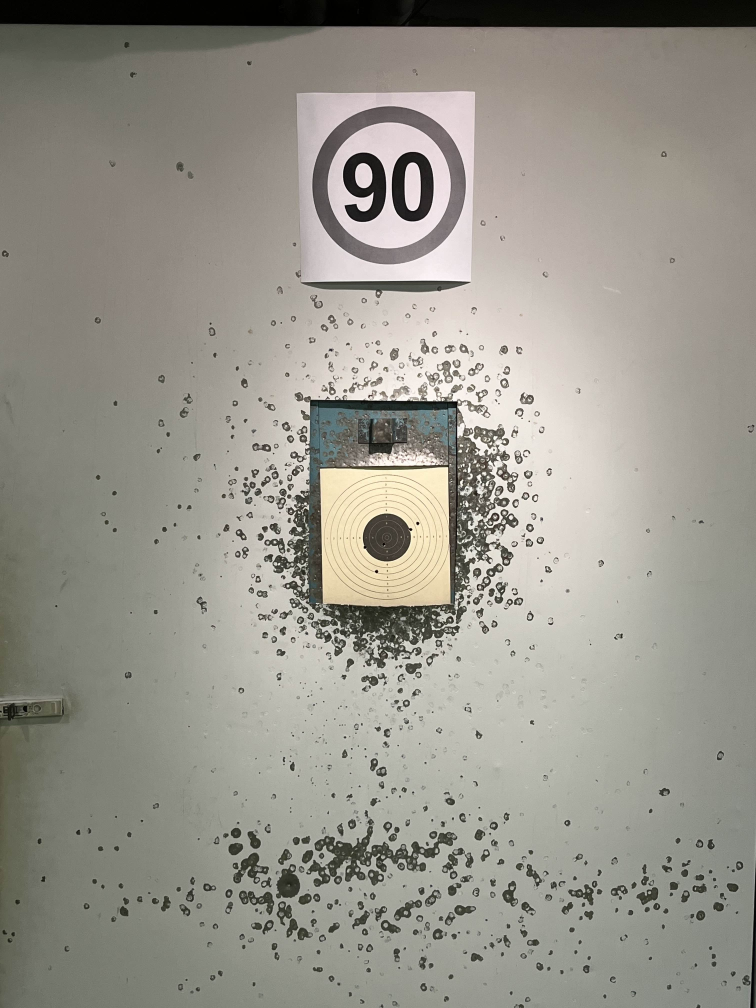
#> input picture images/targets/target_1.jpg, 3024 x 4032 px (shown at 1/4 size); its folder holds only this picture in this run
$ python -i main.py   (imports and definitions only)
#> lines starting #> are read from the running program, lines starting #| are printed output that depends on the picture; after the words box and inside, x2 and y2 are one past the last pixel; in counts of white or black regions, pixels touching at a corner belong together
#> further down, picture is the input picture: shape (4032, 3024, 3); mean B, G, R 139.5, 148.8, 151.3
### utils/imageEffects.py
import cv2


# [15 lines left out: function convertToGrayScale, not called in this run]


def blurImage(image):
    """
    Applies Gaussian blur to an image

    Parameters:
    -----------
    image : numpy.ndarray
        The openned image

    Returns:
    --------
    numpy.ndarray
        The image with applied Gaussian blur
    """
    return cv2.GaussianBlur(image, (5, 5), 1)


def medianBlurImage(image):
    """
    Applies median blur to an image

    Parameters:
    -----------
    image : numpy.ndarray
        The openned image

    Returns:
    --------
    numpy.ndarray
        The image with applied Gaussian blur
    """
    return cv2.medianBlur(image,5)

### main.py
from scipy.ndimage import rotate
from colorama import Fore
import cv2
import numpy as np
from utils.imageOperations import readImage, resizeImage
from utils.imageEffects import blurImage, medianBlurImage, convertToGrayScale
from utils.constants import TARGET_MARGIN, MANUAL_SELECTION, DEV_MODE


# [10 lines left out: function showImage, not called in this run]


def showImagesGrid(images, window_title="Image Grid", grid_shape=None, cell_size=(200, 200), bg_color=(255, 255, 255)):
    """
    Displays multiple images in a grid layout on a single canvas, preserving their aspect ratio.

    :param images: List of images to display
    :param window_title: Title of the window displaying the canvas
    :param grid_shape: Tuple (rows, cols) specifying the grid layout. If None, the layout is automatically calculated.
    :param cell_size: Tuple (width, height) specifying the size of each image cell
    :param bg_color: Tuple (B, G, R) specifying the background color of the canvas
    """
    num_images = len(images)

    # Automatically determine grid shape if not provided
    if grid_shape is None:
        cols = int(np.ceil(np.sqrt(num_images)))
        rows = int(np.ceil(num_images / cols))
    else:
        rows, cols = grid_shape

    # Determine canvas size
    canvas_height = rows * cell_size[1]
    canvas_width = cols * cell_size[0]
    canvas = np.zeros((canvas_height, canvas_width, 3), dtype=np.uint8)
    canvas[:] = bg_color  # Fill the background

    # Place each image in the grid
    for idx, img in enumerate(images):
        row, col = divmod(idx, cols)
        x_start, y_start = col * cell_size[0], row * cell_size[1]
        x_end, y_end = x_start + cell_size[0], y_start + cell_size[1]

        # Ensure the image has 3 channels (convert grayscale to BGR if needed)
        if len(img.shape) == 2:  # Grayscale image
            img = cv2.cvtColor(img, cv2.COLOR_GRAY2BGR)

        # Calculate the aspect ratio
        h, w = img.shape[:2]
        aspect_ratio = w / h

        # Resize the image while preserving its aspect ratio
        if aspect_ratio > 1:  # Wider than tall
            new_w = cell_size[0]
            new_h = int(cell_size[0] / aspect_ratio)
        else:  # Taller than wide
            new_h = cell_size[1]
            new_w = int(cell_size[1] * aspect_ratio)

        resized_img = cv2.resize(img, (new_w, new_h), interpolation=cv2.INTER_AREA)

        # Center the resized image within the cell
        x_offset = x_start + (cell_size[0] - new_w) // 2
        y_offset = y_start + (cell_size[1] - new_h) // 2
        canvas[y_offset:y_offset + new_h, x_offset:x_offset + new_w] = resized_img

    # Display the canvas
    cv2.imshow(window_title, canvas)
    cv2.waitKey(0)
    cv2.destroyAllWindows()


def target_roi_mask_corner_detection(image, images):
    print("ROI_MASK")
    lower_color = np.array([20, 20, 150])
    upper_color = np.array([35, 100, 255])

    hsv = cv2.cvtColor(image, cv2.COLOR_BGR2HSV)
    images.append(hsv)
    mask = cv2.inRange(hsv, lower_color, upper_color)
    images.append(mask)
    mask = medianBlurImage(mask)
    mask = blurImage(mask)
    mask = cv2.blur(mask,(5,5))

    contours, _ = cv2.findContours(mask, cv2.RETR_EXTERNAL, cv2.CHAIN_APPROX_SIMPLE)
    largest_contour = max(contours, key=cv2.contourArea)
    epsilon = 0.02 * cv2.arcLength(largest_contour, True)
    approx = cv2.approxPolyDP(largest_contour, epsilon, True)

    if len(approx) == 4:
        # 6. If the approximation is a quadrilateral, use it as the paper corners
        for point in approx:
            x, y = point.ravel()
            if (DEV_MODE):
                cv2.circle(image, (x, y), 10, (0, 255, 0), -1)

        corners = approx.reshape(4, 2)
        return image, corners, True, images

    return False, [], False, images

# [55 lines left out: function target_roi_binary_corner_detection, not called in this run]


def find_paper_corners(image):
    images = []

    hsv = cv2.cvtColor(image, cv2.COLOR_BGR2HSV)
#> hsv: shape (4032, 3024, 3); mean H, S, V 32.2, 25.9, 152.1
    lower_color = np.array([20, 20, 150])
    upper_color = np.array([35, 100, 255])

    mask = cv2.inRange(hsv, lower_color, upper_color)
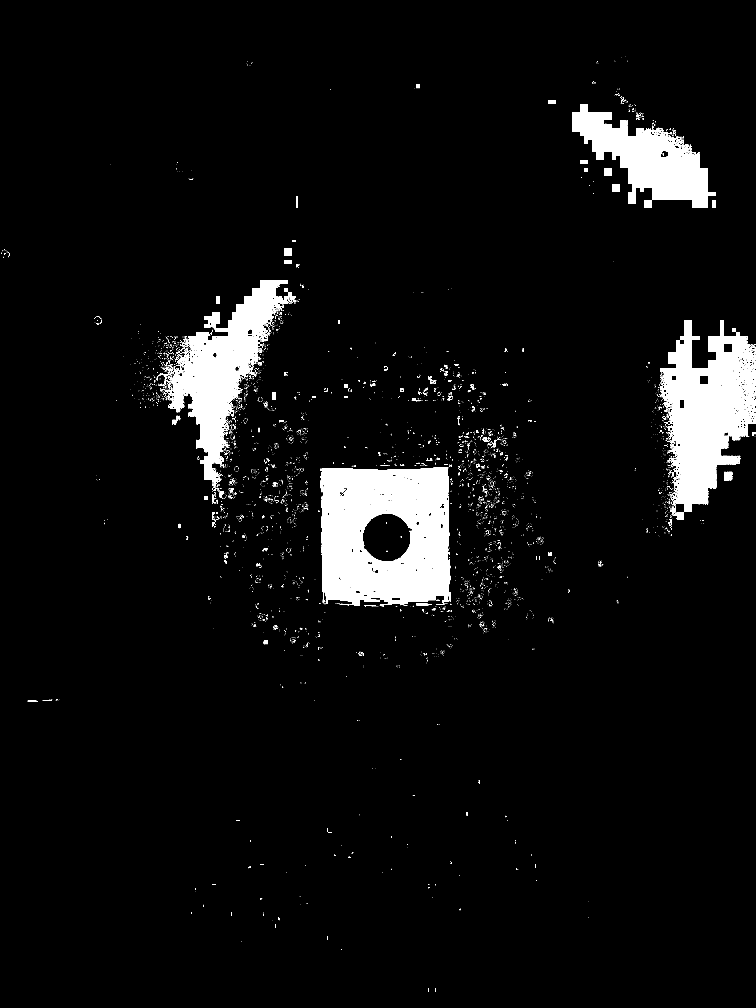
#> mask: shape (4032, 3024) (shown at 1/4 size); 5.4% white; 5449 white regions (5110 under 20 px)

    contours, _ = cv2.findContours(mask, cv2.RETR_EXTERNAL, cv2.CHAIN_APPROX_SIMPLE)
#> contours = 5414 contours, 5237 with area under 20; largest, box (x1, y1, x2, y2) and area: (1280, 1869, 1801, 2426) 266415, (2640, 1280, 3024, 2048) 173607, (676, 1120, 1157, 1931) 131812, (2289, 416, 2864, 832) 103118, (2896, 1887, 2929, 1922) 968
    if not contours:
        print("Terč nebol detegovaný!")
        return

    largest_contour = max(contours, key=cv2.contourArea)
#> largest_contour = contour of 941 points, box (x1, y1, x2, y2) (1280, 1869, 1801, 2426), area 266415
    x, y, w, h = cv2.boundingRect(largest_contour)
#> x = 1280; y = 1869; w = 521; h = 557
    target_roi = image[y-TARGET_MARGIN:y+h+TARGET_MARGIN, x-TARGET_MARGIN:x+w+TARGET_MARGIN]
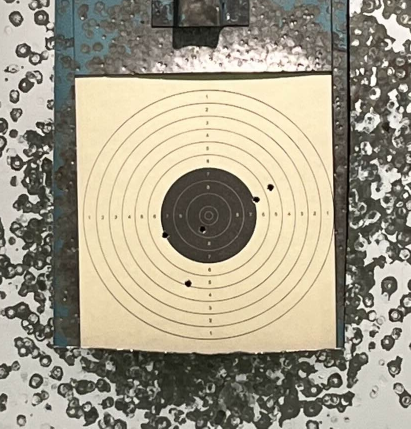
#> target_roi: shape (857, 821, 3) (shown at 1/2 size); mean B, G, R 137.2, 156.1, 162.7

    image, corners, foundCorners, images = target_roi_mask_corner_detection(target_roi, images)
#> in medianBlurImage, `return cv2.medianBlur(image,5)`:
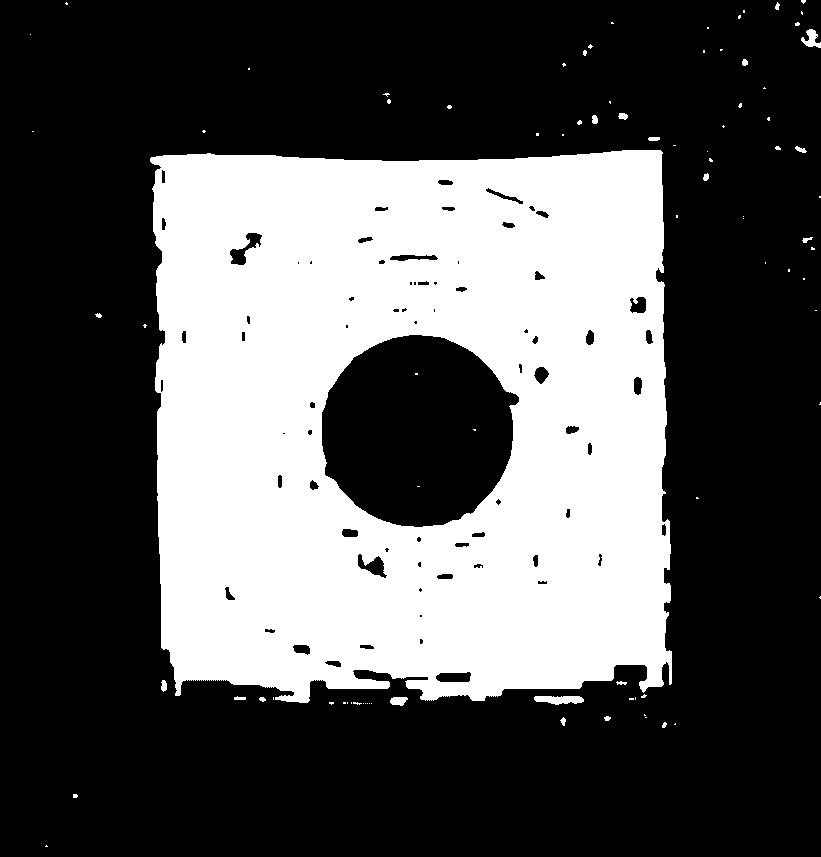
#> returned value: shape (857, 821); 33.7% white; 87 white regions (67 under 20 px)
#> in target_roi_mask_corner_detection, `mask = cv2.blur(mask,(5,5))`:
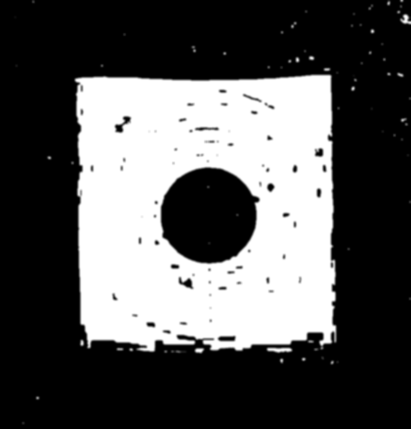
#> mask: shape (857, 821) (shown at 1/2 size); min 0, max 255, mean 85.8
#> in target_roi_mask_corner_detection, `contours, _ = cv2.findContours(mask, cv2.RETR_EXTERNAL, cv2.CHAIN_APPR..`: contours = 56 contours; largest, box (x1, y1, x2, y2) and area: (146, 146, 676, 710) 279236, (791, 0, 821, 52) 752, (339, 698, 376, 709) 300, (798, 233, 819, 254) 276, (579, 40, 597, 60) 208
#> in target_roi_mask_corner_detection, `largest_contour = max(contours, key=cv2.contourArea)`: largest_contour = contour of 441 points, box (x1, y1, x2, y2) (146, 146, 676, 710), area 279236
#> in target_roi_mask_corner_detection, `epsilon = 0.02 * cv2.arcLength(largest_contour, True)`: epsilon = 51.96
#> in target_roi_mask_corner_detection, `approx = cv2.approxPolyDP(largest_contour, epsilon, True)`: approx = [[662, 146], [146, 156], [160, 694], [675, 685]]
#> the loop in target_roi_mask_corner_detection, `for point in approx:` made 4 passes
#> corners = [[662, 146], [146, 156], [160, 694], [675, 685]]; foundCorners = True; images = 2 items
    if foundCorners == False:
        image, corners, foundCorners, images = target_roi_binary_corner_detection(target_roi, images)

    images.append(image)
    showImagesGrid(images, grid_shape=(3, 3), cell_size=(600, 600))
#> in showImagesGrid, `num_images = len(images)`: num_images = 3
#> the loop in showImagesGrid, `for idx, img in enumerate(images):` made 3 passes
#> (x_start, x_end, x_offset) on passes 1 to 3: (0, 600, 13), (600, 1200, 613), (1200, 1800, 1213)
#> after the loop in showImagesGrid, `for idx, img in enumerate(images):`:
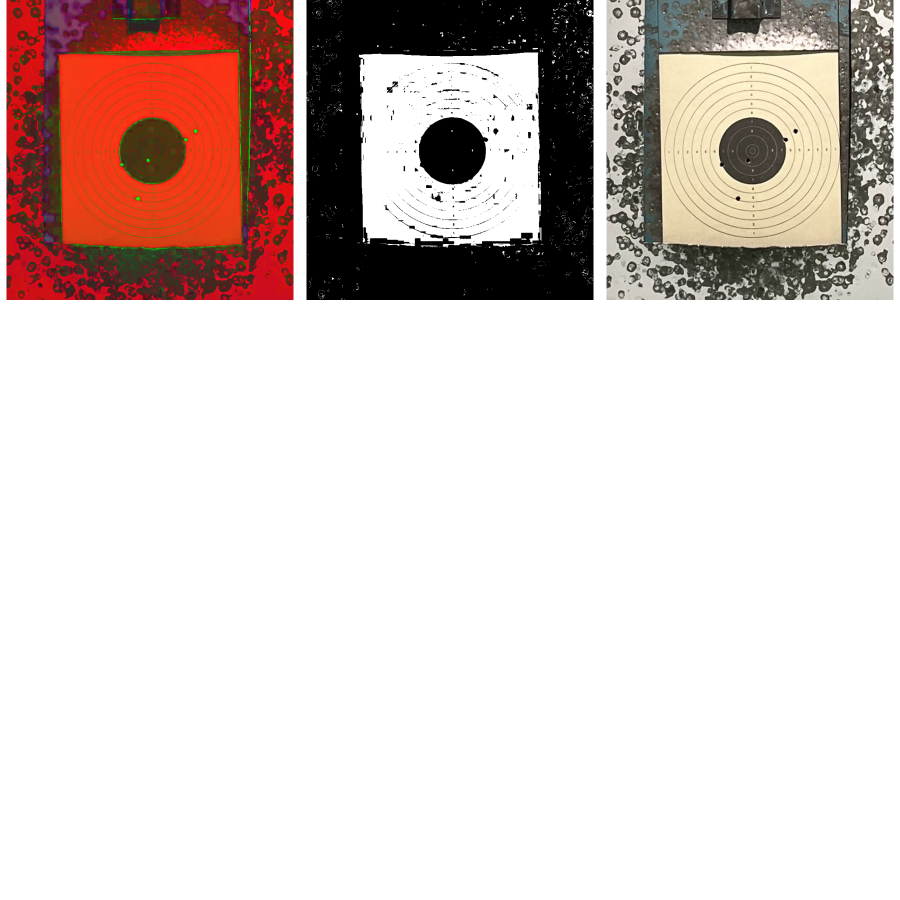
#> canvas: shape (1800, 1800, 3) (shown at 1/2 size); mean B, G, R 200.2, 204.1, 217.6
    return corners, image


points = np.zeros((4, 2), np.int16)
counter = 0

# [58 lines left out: functions mousePoints, order_points, calculate_width_height, manualSelection, not called in this run]


# [34 lines not run here, left out]

>>> import cv2
>>> picture = cv2.imread('images/targets/target_1.jpg')
>>> result = find_paper_corners(picture)

$ run again, on images/targets/target_10.jpg
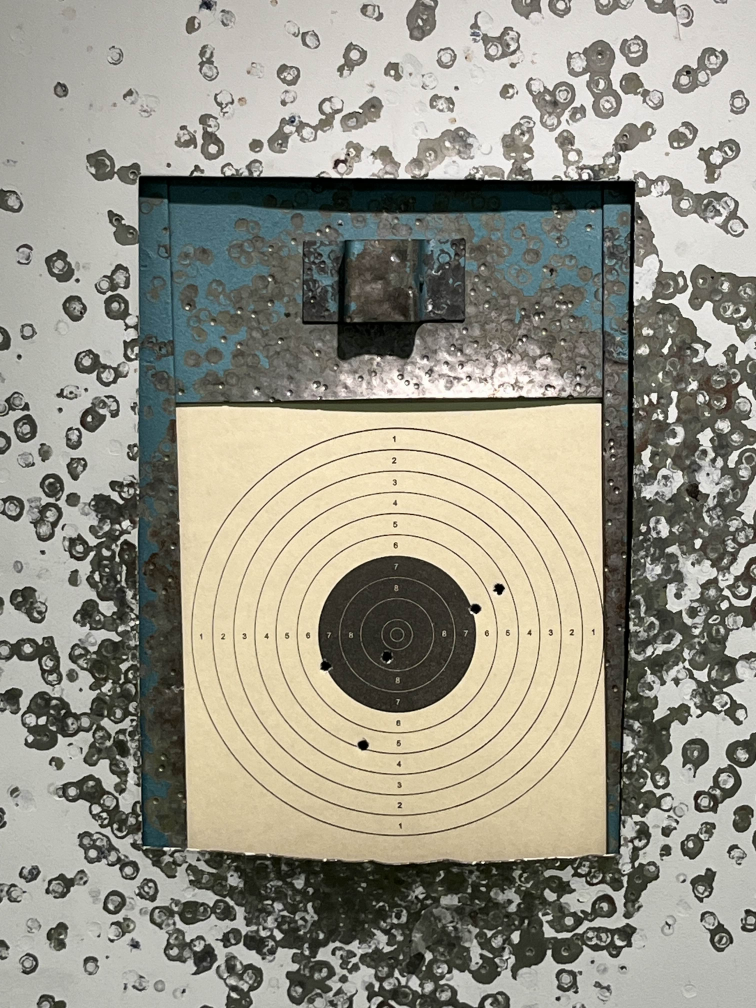
#> input picture images/targets/target_10.jpg, 3024 x 4032 px (shown at 1/4 size)
#> picture is the input picture: shape (4032, 3024, 3); mean B, G, R 136, 149.1, 151.5
#> in find_paper_corners, `mask = cv2.inRange(hsv, lower_color, upper_color)`:
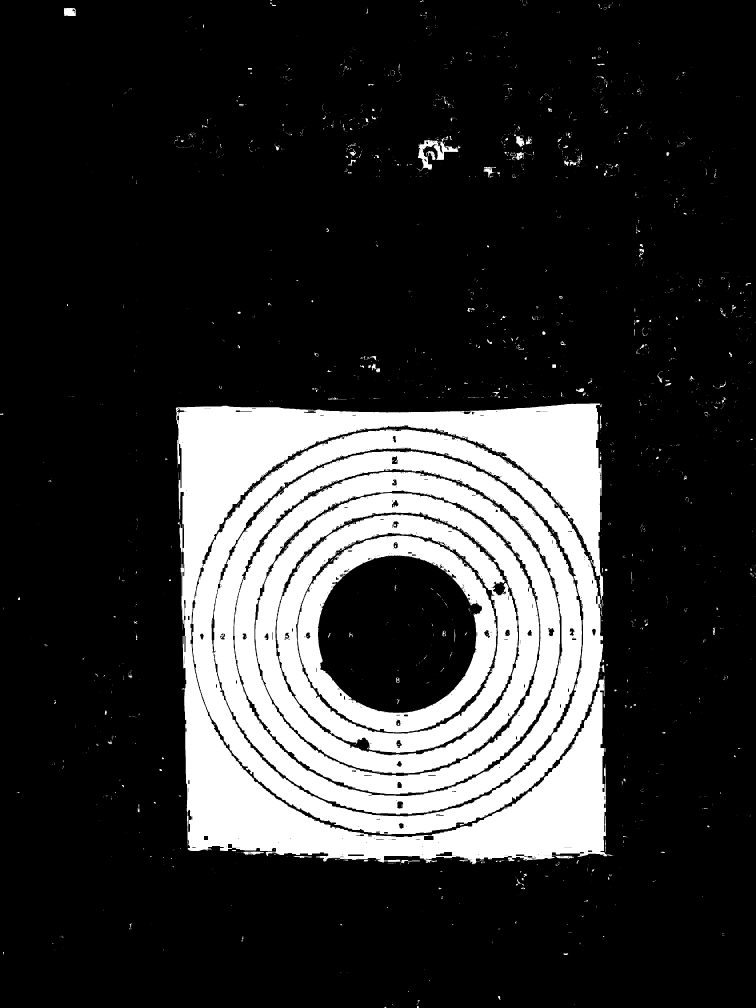
#> mask: shape (4032, 3024) (shown at 1/4 size); 20.3% white; 2959 white regions (2579 under 20 px)
#> in find_paper_corners, `contours, _ = cv2.findContours(mask, cv2.RETR_EXTERNAL, cv2.CHAIN_APPR..`: contours = 2411 contours, 2185 with area under 20; largest, box (x1, y1, x2, y2) and area: (703, 1614, 2453, 3458) 2926192, (1668, 544, 1834, 682) 5884, (256, 32, 304, 64) 1374, (2065, 544, 2100, 587) 834, (1936, 668, 1984, 710) 662
#> in find_paper_corners, `largest_contour = max(contours, key=cv2.contourArea)`: largest_contour = contour of 8051 points, box (x1, y1, x2, y2) (703, 1614, 2453, 3458), area 2926192
#> in find_paper_corners, `x, y, w, h = cv2.boundingRect(largest_contour)`: x = 703; y = 1614; w = 1750; h = 1844
#> in target_roi_mask_corner_detection, `contours, _ = cv2.findContours(mask, cv2.RETR_EXTERNAL, cv2.CHAIN_APPR..`: contours = 60 contours; largest, box (x1, y1, x2, y2) and area: (147, 146, 1880, 1996) 3028968, (1748, 85, 1793, 123) 910, (916, 0, 971, 29) 902, (1507, 2051, 1546, 2082) 547, (756, 124, 802, 138) 472
#> in target_roi_mask_corner_detection, `largest_contour = max(contours, key=cv2.contourArea)`: largest_contour = contour of 1566 points, box (x1, y1, x2, y2) (147, 146, 1880, 1996), area 3028968
#> epsilon = 180.9
#> approx = [[1853, 152], [147, 166], [200, 1940], [1878, 1961]]
#> the loop in target_roi_mask_corner_detection, `for point in approx:` made 4 passes
#> in target_roi_mask_corner_detection, `corners = approx.reshape(4, 2)`: corners has the same summary as approx
#> in find_paper_corners, `image, corners, foundCorners, images = target_roi_mask_corner_detectio..`: corners has the same summary as approx in target_roi_mask_corner_detection; foundCorners = True; images = 2 items
#> num_images = 3
#> the loop in showImagesGrid, `for idx, img in enumerate(images):` made 3 passes
#> (x_start, x_end, x_offset) on passes 1 to 3: (0, 600, 13), (600, 1200, 613), (1200, 1800, 1213)
#> after the loop in showImagesGrid, `for idx, img in enumerate(images):`:
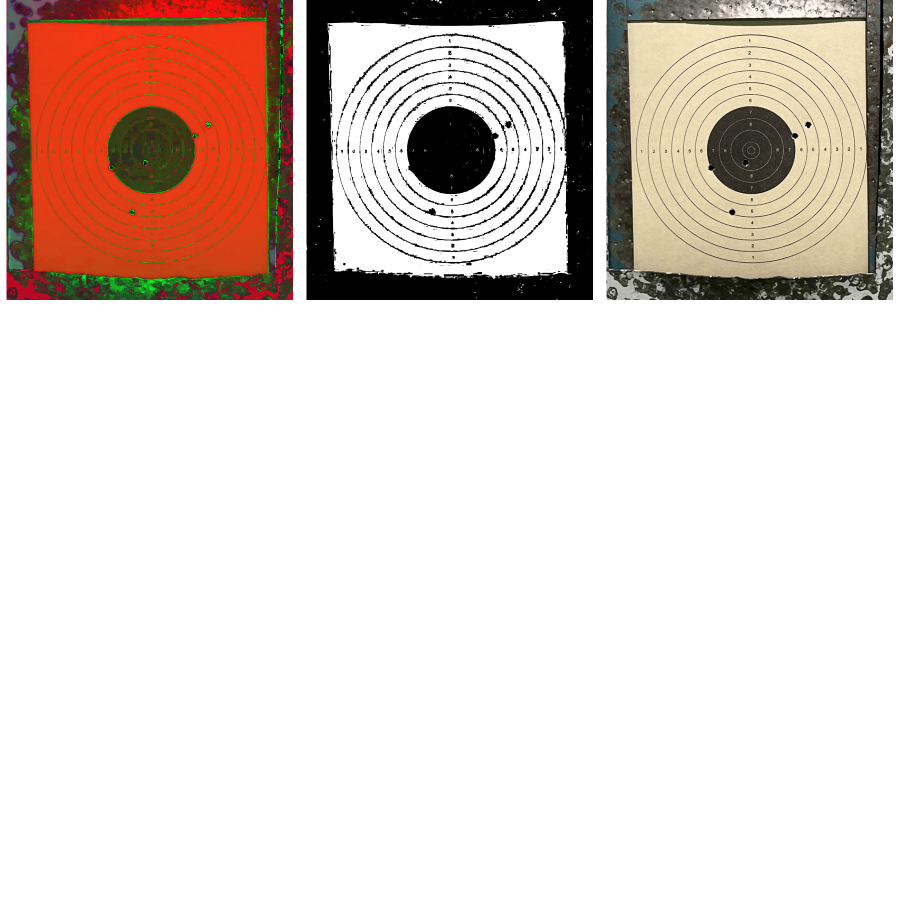
#> canvas: shape (1800, 1800, 3) (shown at 1/2 size); mean B, G, R 205.6, 212, 224.6
